Frame 1 (no input): blank canvas, image omitted
Frame 60 (the mouse pressed at the canvas centre just before this capture): blank canvas, image omitted
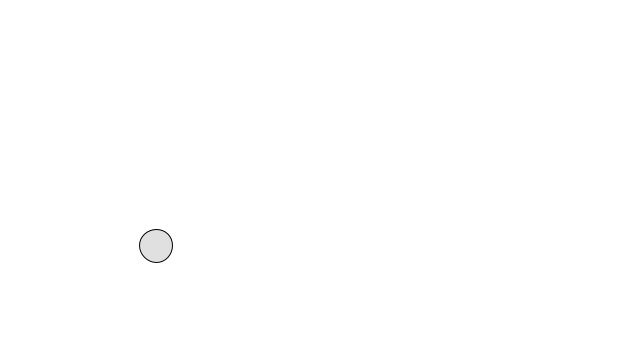
Frame 120 (the mouse held since frame 60 and released just before this capture)

The Processing sketch whose frames 1 and 60 were blank and that drew this single picture after the mouse press (run headless with seeded random() and noise(); from frame 60 on, the mouse is pressed at the canvas centre):

// Processing sketch: bubbleObject_Array
// ── bubbleObject_Array.pde
Bubble[] bubbles = new Bubble[100];

int total = 0;

void setup() {
  size(640, 360);
  for (int i =0; i < bubbles.length; i++) {
    bubbles[i] = new Bubble(random(20, 40));
  }
}

void mousePressed(){
  total = total + 1;
}

void keyPressed(){
  total = total - 1;
}

void draw() {
  background(255);
  for (int i =0; i < total; i++) {
    bubbles[i].ascend();
    bubbles[i].display();
    bubbles[i].top();
  }
}
// ── Bubble.pde
class Bubble {

  float x;
  float y;
  float diameter;
  float yspeed;
  
  boolean active = false; 

  
  Bubble(float tempD){
    x = random(width);
    y = height;
    diameter = tempD;
    yspeed = random(0.1, 2);
  }
  
  void ascend(){
    y = y- yspeed;
    x = x + random(-2, 2);
  }

  void display() {
    stroke(0);
    //noFill();
    fill(175, 100);
    ellipse(x, y, diameter, diameter);
  }

  void top() {
    if(y < diameter/2){
      //y = diameter/2;
      y = height;
    }
  }
}
